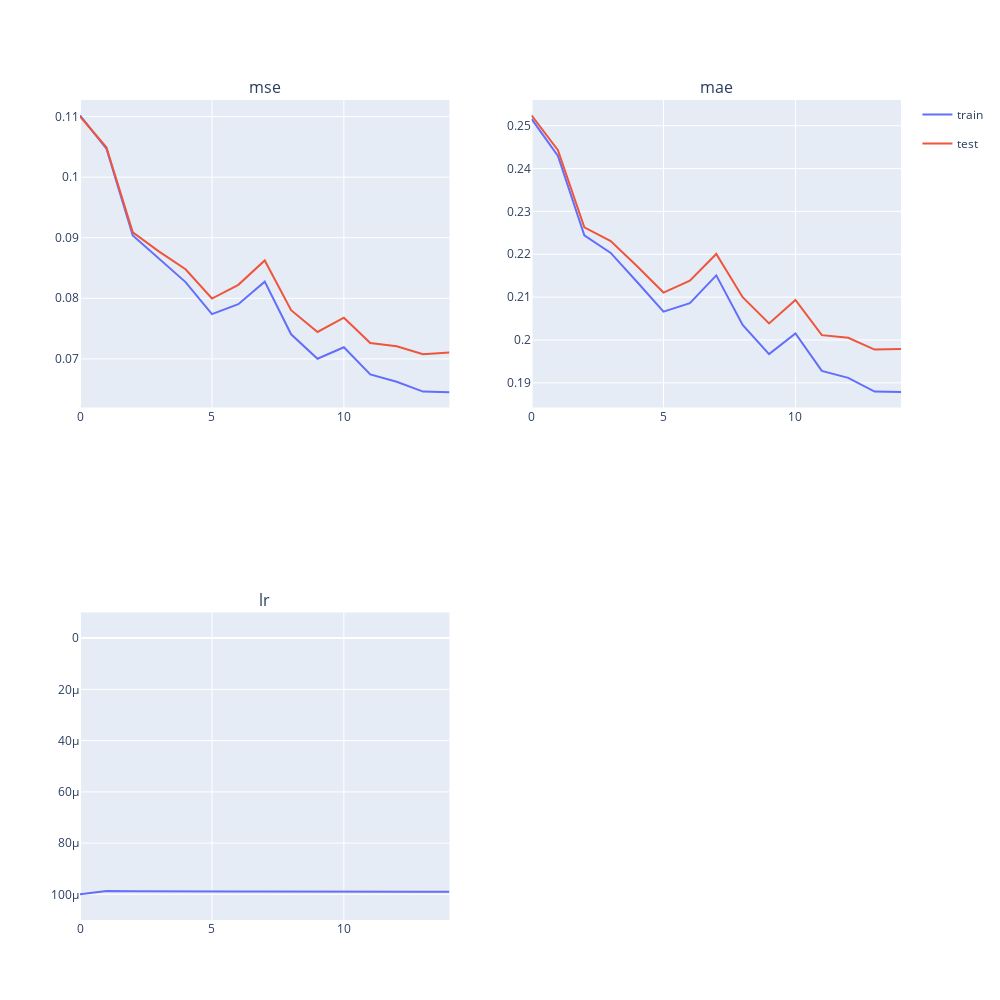

Write notebook code for a chart like this one.
### Code cell
criterion = nn.MSELoss(reduction='sum')
optimizer = torch.optim.SGD(model.parameters(), lr=1e-4)
scheduler = torch.optim.lr_scheduler.ExponentialLR(optimizer, gamma=.95)
history = History()

do_model(model, train_dataset, val_dataset, criterion, optimizer, scheduler, history, "04.0_transfer")

### Figure 1 — Plotly figure (JSON) as saved in the notebook; plotly's stock layout.template omitted (floating-point values rounded to 4 significant figures)
{"data": [{"hovertemplate": "phase=train<br>epoch=%{x}<br>mse=%{y}<extra></extra>", "legendgroup": "train", "line": {"color": "#636efa", "dash": "solid"}, "marker": {"symbol": "circle"}, "mode": "lines", "name": "train", "orientation": "v", "showlegend": true, "type": "scatter", "x": [0, 1, 2, 3, 4, 5, 6, 7, 8, 9, 10, 11, 12, 13, 14], "xaxis": "x", "y": [0.1102, 0.1047, 0.09036, 0.08648, 0.08267, 0.07739, 0.07903, 0.08275, 0.07406, 0.07002, 0.07191, 0.06743, 0.06622, 0.06459, 0.06451], "yaxis": "y"}, {"hovertemplate": "phase=test<br>epoch=%{x}<br>mse=%{y}<extra></extra>", "legendgroup": "test", "line": {"color": "#EF553B", "dash": "solid"}, "marker": {"symbol": "circle"}, "mode": "lines", "name": "test", "orientation": "v", "showlegend": true, "type": "scatter", "x": [0, 1, 2, 3, 4, 5, 6, 7, 8, 9, 10, 11, 12, 13, 14], "xaxis": "x", "y": [0.11, 0.1049, 0.09089, 0.0877, 0.08479, 0.07996, 0.08223, 0.08625, 0.07803, 0.07444, 0.0768, 0.07262, 0.07208, 0.07077, 0.07104], "yaxis": "y"}, {"hovertemplate": "phase=train<br>epoch=%{x}<br>mae=%{y}<extra></extra>", "legendgroup": "train", "line": {"color": "#636efa", "dash": "solid"}, "marker": {"symbol": "circle"}, "mode": "lines", "name": "train", "orientation": "v", "showlegend": false, "type": "scatter", "x": [0, 1, 2, 3, 4, 5, 6, 7, 8, 9, 10, 11, 12, 13, 14], "xaxis": "x2", "y": [0.2516, 0.2429, 0.2244, 0.2203, 0.2135, 0.2066, 0.2086, 0.2151, 0.2035, 0.1967, 0.2015, 0.1928, 0.1912, 0.188, 0.1878], "yaxis": "y2"}, {"hovertemplate": "phase=test<br>epoch=%{x}<br>mae=%{y}<extra></extra>", "legendgroup": "test", "line": {"color": "#EF553B", "dash": "solid"}, "marker": {"symbol": "circle"}, "mode": "lines", "name": "test", "orientation": "v", "showlegend": false, "type": "scatter", "x": [0, 1, 2, 3, 4, 5, 6, 7, 8, 9, 10, 11, 12, 13, 14], "xaxis": "x2", "y": [0.2524, 0.2443, 0.2263, 0.2231, 0.2172, 0.2111, 0.2138, 0.2201, 0.21, 0.2039, 0.2093, 0.2011, 0.2005, 0.1978, 0.1979], "yaxis": "y2"}, {"hovertemplate": "phase=train<br>epoch=%{x}<br>lr=%{y}<extra></extra>", "legendgroup": "train", "line": {"color": "#636efa", "dash": "solid"}, "marker": {"symbol": "circle"}, "mode": "lines", "name": "train", "orientation": "v", "showlegend": false, "type": "scatter", "x": [0, 1, 2, 3, 4, 5, 6, 7, 8, 9, 10, 11, 12, 13, 14], "xaxis": "x3", "y": [0.0001, 9.871e-05, 9.875e-05, 9.885e-05, 9.886e-05, 9.889e-05, 9.892e-05, 9.891e-05, 9.888e-05, 9.893e-05, 9.896e-05, 9.893e-05, 9.897e-05, 9.898e-05, 9.899e-05], "yaxis": "y3"}, {"hovertemplate": "phase=test<br>epoch=%{x}<br>lr=%{y}<extra></extra>", "legendgroup": "test", "line": {"color": "#EF553B", "dash": "solid"}, "marker": {"symbol": "circle"}, "mode": "lines", "name": "test", "orientation": "v", "showlegend": false, "type": "scatter", "x": [0, 1, 2, 3, 4, 5, 6, 7, 8, 9, 10, 11, 12, 13, 14], "xaxis": "x3", "y": [null, null, null, null, null, null, null, null, null, null, null, null, null, null, null], "yaxis": "y3"}], "layout": {"annotations": [{"font": {"size": 16}, "showarrow": false, "text": "mse", "x": 0.225, "xanchor": "center", "xref": "paper", "y": 1, "yanchor": "bottom", "yref": "paper"}, {"font": {"size": 16}, "showarrow": false, "text": "mae", "x": 0.775, "xanchor": "center", "xref": "paper", "y": 1, "yanchor": "bottom", "yref": "paper"}, {"font": {"size": 16}, "showarrow": false, "text": "lr", "x": 0.225, "xanchor": "center", "xref": "paper", "y": 0.375, "yanchor": "bottom", "yref": "paper"}], "height": 1000, "showlegend": true, "width": 1000, "xaxis": {"anchor": "y", "domain": [0, 0.45]}, "xaxis2": {"anchor": "y2", "domain": [0.55, 1]}, "xaxis3": {"anchor": "y3", "domain": [0, 0.45]}, "xaxis4": {"anchor": "y4", "domain": [0.55, 1]}, "yaxis": {"anchor": "x", "domain": [0.625, 1]}, "yaxis2": {"anchor": "x2", "domain": [0.625, 1]}, "yaxis3": {"anchor": "x3", "domain": [0, 0.375], "range": [0.00011, -1e-05]}, "yaxis4": {"anchor": "x4", "domain": [0, 0.375]}}}
